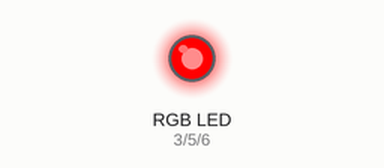
Simulated run of this sketch. Board: Arduino Uno, built with avr-gcc and run on an emulated ATmega328P. Shown: an RGB LED mixed from three pins (HIGH = lit).

Above: at 0.5 s.
At 1.5 s:
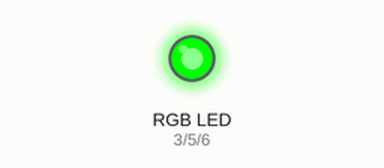
At 5.5 s:
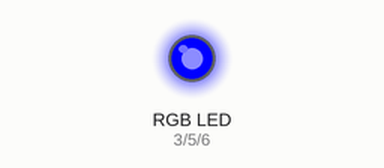
Timing chart, 0 to 6.9 s (numbered marks = the images above):
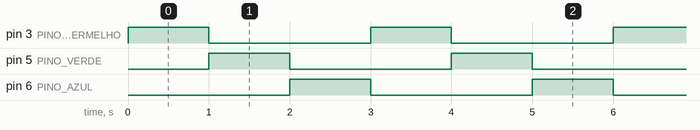

Measured:
- by itself, pin 3 (PINO_VERMELHO), pin 5 (PINO_VERDE), pin 6 (PINO_AZUL): alternates HIGH for 1.0 s and LOW for 2.0 s
- by itself, everything shown: repeats every 3.0 s, in 4 steps

The sketch:

led_rgb.ino
```cpp
// (licence header left out)
#define PINO_VERMELHO 3
#define PINO_VERDE 5
#define PINO_AZUL 6

void setup() {
  pinMode(PINO_VERMELHO, OUTPUT);
  pinMode(PINO_VERDE, OUTPUT);
  pinMode(PINO_AZUL, OUTPUT);
}

void loop() {
  digitalWrite(PINO_VERMELHO, HIGH);
  delay(1000);
  digitalWrite(PINO_VERMELHO, LOW);
  digitalWrite(PINO_VERDE, HIGH);
  delay(1000);
  digitalWrite(PINO_VERDE, LOW);
  digitalWrite(PINO_AZUL, HIGH);
  delay(1000);
  digitalWrite(PINO_AZUL, LOW);
}
```
